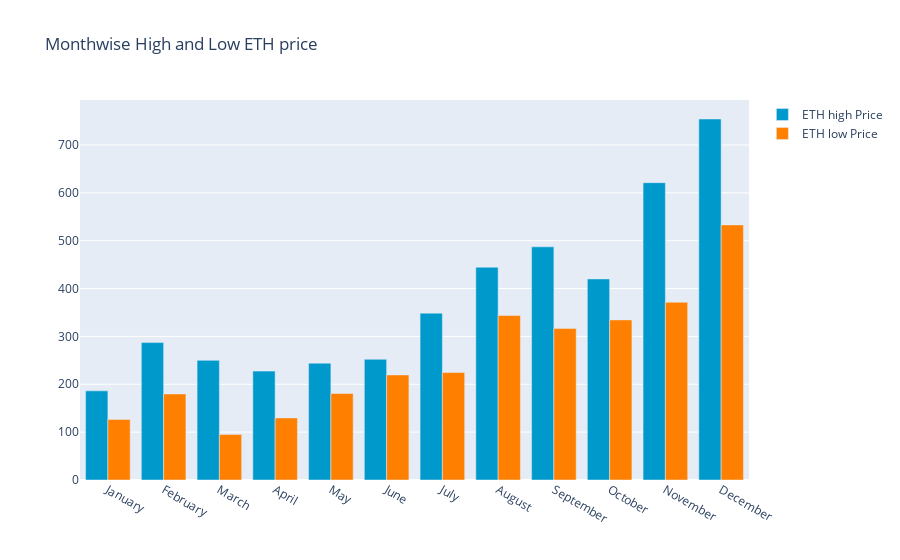

Notebook code for this chart:
### Code cell
y_2020.groupby(y_2020['Date'].dt.strftime('%B'))['Low'].min()
monthwise_high = y_2020.groupby(maindf['Date'].dt.strftime('%B'))['High'].max()
monthwise_high = monthwise_high.reindex(new_order, axis=0)

monthwise_low = y_2020.groupby(y_2020['Date'].dt.strftime('%B'))['Low'].min()
monthwise_low = monthwise_low.reindex(new_order, axis=0)

fig = go.Figure()
fig.add_trace(go.Bar(
    x=monthwise_high.index,
    y=monthwise_high,
    name='ETH high Price',
    marker_color='rgb(0, 153, 204)'
))
fig.add_trace(go.Bar(
    x=monthwise_low.index,
    y=monthwise_low,
    name='ETH low Price',
    marker_color='rgb(255, 128, 0)'
))

fig.update_layout(barmode='group', 
                  title=' Monthwise High and Low ETH price')
fig.show()

### Figure 1 — Plotly figure (JSON) as saved in the notebook; plotly's stock layout.template omitted (floating-point values rounded to 4 significant figures)
{"data": [{"marker": {"color": "rgb(0, 153, 204)"}, "name": "ETH high Price", "type": "bar", "x": ["January", "February", "March", "April", "May", "June", "July", "August", "September", "October", "November", "December"], "y": [186.3, 287.1, 250.0, 227.5, 244.0, 252.2, 348.6, 444.6, 487.2, 420.1, 621.2, 754.3]}, {"marker": {"color": "rgb(255, 128, 0)"}, "name": "ETH low Price", "type": "bar", "x": ["January", "February", "March", "April", "May", "June", "July", "August", "September", "October", "November", "December"], "y": [126.5, 179.7, 95.18, 129.7, 180.7, 219.5, 224.5, 343.6, 316.8, 334.5, 371.3, 533.0]}], "layout": {"barmode": "group", "title": {"text": " Monthwise High and Low ETH price"}, "xaxis": {"autorange": true, "range": [-0.5, 11.5], "type": "category"}, "yaxis": {"autorange": true, "range": [0, 794.0], "type": "linear"}}}
